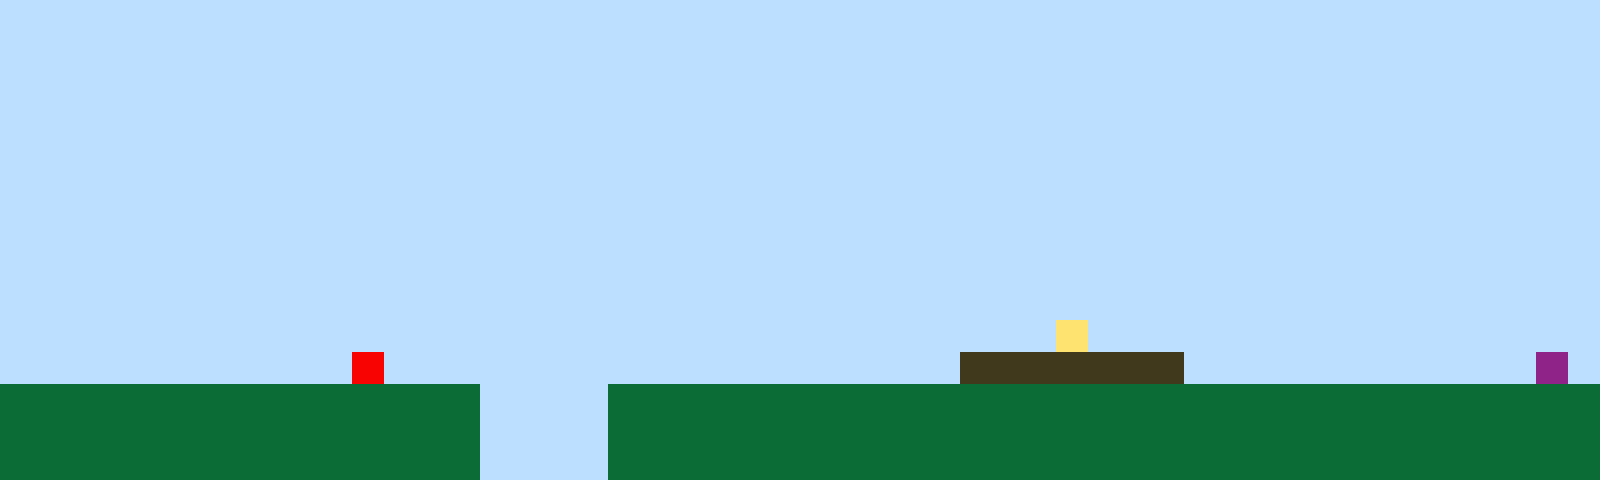

The image is a tile-based game level rendered from a .tmx file. Its description and complete source (layers, tilesets, objects, tile grids) follow:
An orthogonal 50x15 tile map with 32x32 px tiles, 1 tile layer (Tile Layer 1).

<map version="1.10" tiledversion="1.11.2" orientation="orthogonal" renderorder="right-up" width="50" height="15" tilewidth="32" tileheight="32" infinite="0" nextlayerid="2" nextobjectid="1"><editorsettings><export target="map1.csv" format="csv" /></editorsettings><tileset firstgid="1" name="sprites" tilewidth="32" tileheight="32" tilecount="6" columns="3"><image source="sprites.png" width="96" height="64" /></tileset><layer id="1" name="Tile Layer 1" width="50" height="15"><data encoding="csv">1,1,1,1,1,1,1,1,1,1,1,1,1,1,1,1,1,1,1,1,1,1,1,1,1,1,1,1,1,1,1,1,1,1,1,1,1,1,1,1,1,1,1,1,1,1,1,1,1,1,1,1,1,1,1,1,1,1,1,1,1,1,1,1,1,1,1,1,1,1,1,1,1,1,1,1,1,1,1,1,1,1,1,1,1,1,1,1,1,1,1,1,1,1,1,1,1,1,1,1,1,1,1,1,1,1,1,1,1,1,1,1,1,1,1,1,1,1,1,1,1,1,1,1,1,1,1,1,1,1,1,1,1,1,1,1,1,1,1,1,1,1,1,1,1,1,1,1,1,1,1,1,1,1,1,1,1,1,1,1,1,1,1,1,1,1,1,1,1,1,1,1,1,1,1,1,1,1,1,1,1,1,1,1,1,1,1,1,1,1,1,1,1,1,1,1,1,1,1,1,1,1,1,1,1,1,1,1,1,1,1,1,1,1,1,1,1,1,1,1,1,1,1,1,1,1,1,1,1,1,1,1,1,1,1,1,1,1,1,1,1,1,1,1,1,1,1,1,1,1,1,1,1,1,1,1,1,1,1,1,1,1,1,1,1,1,1,1,1,1,1,1,1,1,1,1,1,1,1,1,1,1,1,1,1,1,1,1,1,1,1,1,1,1,1,1,1,1,1,1,1,1,1,1,1,1,1,1,1,1,1,1,1,1,1,1,1,1,1,1,1,1,1,1,1,1,1,1,1,1,1,1,1,1,1,1,1,1,1,1,1,1,1,1,1,1,1,1,1,1,1,1,1,1,1,1,1,1,1,1,1,1,1,1,1,1,1,1,1,1,1,1,1,1,1,1,1,1,1,1,1,1,1,1,1,1,1,1,1,1,1,1,1,1,1,1,1,1,1,1,1,1,1,1,1,1,1,1,1,1,1,1,1,1,1,1,1,1,1,1,1,1,1,1,1,1,1,1,1,1,1,1,1,1,1,1,1,1,1,1,1,1,1,1,1,1,1,1,1,1,1,1,1,1,1,1,1,1,1,1,1,1,1,1,1,1,1,1,1,1,1,1,1,1,1,1,1,1,1,1,1,1,1,1,1,1,1,1,1,1,1,1,1,1,1,1,1,1,1,1,1,1,1,1,1,1,1,1,1,1,1,1,1,1,1,1,1,1,1,1,1,1,1,1,1,1,1,1,1,1,1,1,1,4,1,1,1,1,1,1,1,1,1,1,1,1,1,1,1,1,1,1,1,1,1,1,1,1,1,1,1,5,1,1,1,1,1,1,1,1,1,1,1,1,1,1,1,1,1,1,3,3,3,3,3,3,3,1,1,1,1,1,1,1,1,1,1,1,6,1,2,2,2,2,2,2,2,2,2,2,2,2,2,2,2,1,1,1,1,2,2,2,2,2,2,2,2,2,2,2,2,2,2,2,2,2,2,2,2,2,2,2,2,2,2,2,2,2,2,2,2,2,2,2,2,2,2,2,2,2,2,2,2,2,2,1,1,1,1,2,2,2,2,2,2,2,2,2,2,2,2,2,2,2,2,2,2,2,2,2,2,2,2,2,2,2,2,2,2,2,2,2,2,2,2,2,2,2,2,2,2,2,2,2,2,1,1,1,1,2,2,2,2,2,2,2,2,2,2,2,2,2,2,2,2,2,2,2,2,2,2,2,2,2,2,2,2,2,2,2</data></layer></map>
